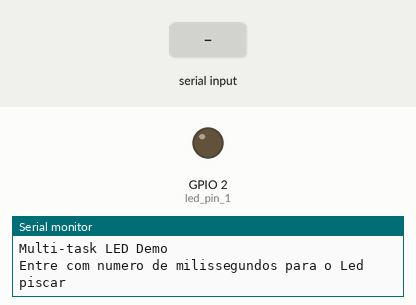
This sketch was run on a simulated ESP32. Parts: output pins drawn as LEDs (lit = HIGH), the last lines printed to the serial monitor. Dashed ring = blinking. The inputs (shaded band) are chosen by the test bench.

Above: at 1.8 s.
1.9 s: "5\n" received over Serial
At 2.6 s:
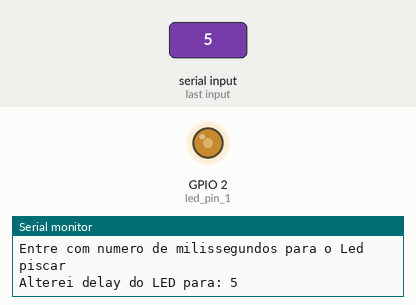
3.5 s: "90,45\n" received over Serial
At 3.72 s:
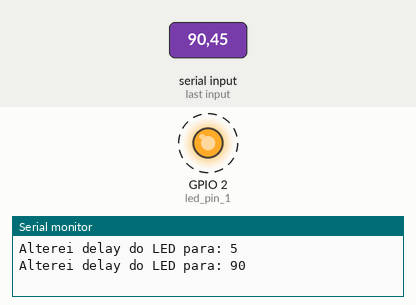
6.5 s: "30,150\n" received over Serial
8.0 s: "90\n" received over Serial
At 8.22 s:
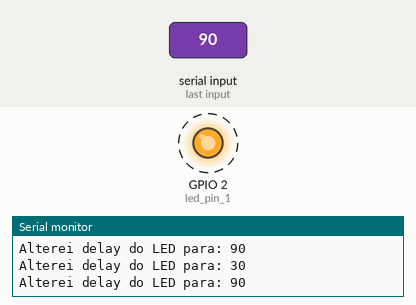
Timing chart, 0 to 12.0 s (numbered marks = the images above; inputs shaded):
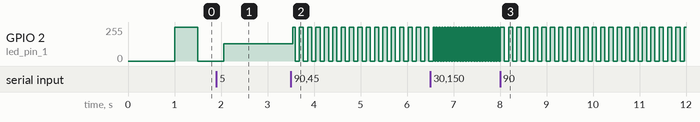

The sketch:

serial_led_tasks.ino
```cpp
# include <freertos/FreeRTOS.h>
# include <freertos/task.h>
#include <stdlib.h>

/**
 Adaptado de Shawn Hymel, Dec. 3, 2020 - Serial e Led
 * License: 0BSD
*/

static const uint8_t buf_len = 20;

// LED invervalo de piscada inicial
static int rate_1 = 500;  // ms

// Pins
static const int led_pin_1 = 2;

// toggleLED: piscar led com rate_1
void toggleLED(void *parameter) {
  while(1) {
    digitalWrite(led_pin_1, HIGH);
    vTaskDelay(rate_1 / portTICK_PERIOD_MS);
    digitalWrite(led_pin_1, LOW);
    vTaskDelay(rate_1 / portTICK_PERIOD_MS);
  }
}

// t2: ler numero da serial para mudar frequencia de piscada
void readSerial(void *parameters) {
  char c;
  char buf[buf_len];
  uint8_t idx = 0;

  // Clear whole buffer
  memset(buf, 0, buf_len);

  // Loop forever
  while (1) {
    // Read characters from serial // pode usar também Serial.parseInt e neste caso não precisa buffer
    if (Serial.available() > 0) {
      c = Serial.read();
      // Update delay variable and reset buffer if we get a newline character
      if (c == '\n') {
        rate_1 = atoi(buf);
        Serial.print("Alterei delay do LED para: ");
        Serial.println(rate_1);
        memset(buf, 0, buf_len);
        idx = 0;
      } else {
        // Only append if index is not over message limit
        if (idx < buf_len - 1) {
          buf[idx] = c;
          idx++;
        }
      }
    }
  }
}

void setup() {

  // Configura pin
  pinMode(led_pin_1, OUTPUT);

  Serial.begin(115200);
  vTaskDelay(1000 / portTICK_PERIOD_MS); //aguarda 1s para a serial iniciar antes de escrever algo
  Serial.println("Multi-task LED Demo");
  Serial.println("Entre com numero de milissegundos para o Led piscar");

  // Tarefas em loop infinito
  xTaskCreatePinnedToCore(  // Use xTaskCreate() in vanilla FreeRTOS
              toggleLED,  // função a ser chamada
              "ToggleLED",   // nome da task
              1024,         // tamanho em bytes
              NULL,         // parâmetros a passar a função
              1,            // Prioridade (0 a configMAX_PRIORITIES - 1)
              NULL,         // handle da task
              1);     // núcleo: 0 (pro) 1 (app)

  // Tarefas em loop infinito
  xTaskCreatePinnedToCore(
              readSerial,
              "readSerial",
              1024,
              NULL,
              1,
              NULL,
              1);

  // Apaga tarefas "setup e loop"
  vTaskDelete(NULL); // garante que loop não rodará
}

void loop() {
  // Diferente da abordagem super loop, com RTOS loop() não precisa fazer nada. Mas pode-se colocar algum vtaskdelay para que tarefas de menor prioridade acessem
  // setup() e loop() rodam suas tarefas com prioridade 1 no núcleo 1 no esp32
}
```

Measured:
- after the input at 3.5 s, GPIO 2 (led_pin_1): alternates 255/255 for 0.09 s and 0/255 for 0.09 s, starting at once
- after the input at 6.5 s, GPIO 2 (led_pin_1): alternates 255/255 for 0.03 s and 0/255 for 0.03 s, starting after 0.09 s
- after the input at 8.0 s, GPIO 2 (led_pin_1): alternates 255/255 for 0.09 s and 0/255 for 0.09 s, starting after 0.09 s
